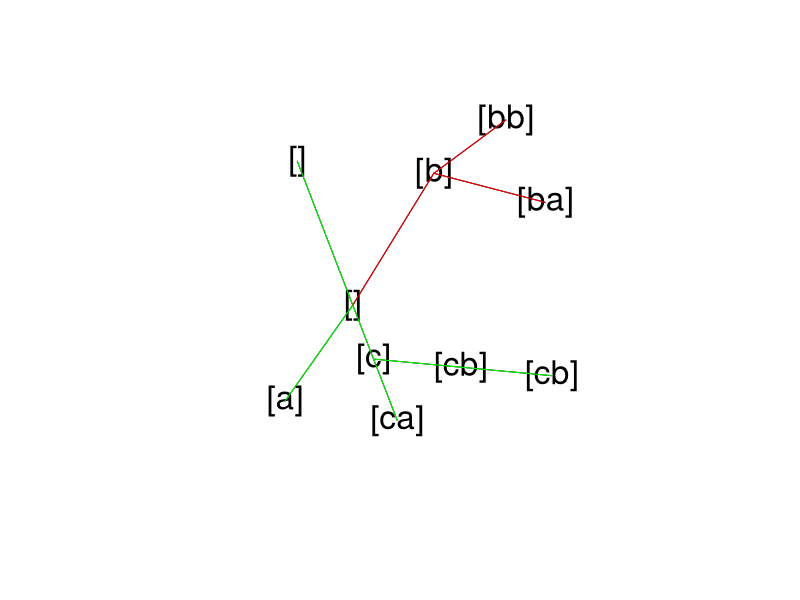

The R source for this figure:
library(spatstat)


### Name: deletebranch
### Title: Delete or Extract a Branch of a Tree
### Aliases: deletebranch deletebranch.linnet deletebranch.lpp
###   extractbranch extractbranch.linnet extractbranch.lpp
### Keywords: spatial manip

### ** Examples

  # make a simple tree
  m <- simplenet$m
  m[8,10] <- m[10,8] <- FALSE
  L <- linnet(vertices(simplenet), m)
  plot(L, main="")
  # compute branch labels 
  tb <- treebranchlabels(L, 1)
  tbc <- paste0("[", tb, "]")
  text(vertices(L), labels=tbc, cex=2)

  # delete branch B
  LminusB <- deletebranch(L, "b", tb)
  plot(LminusB, add=TRUE, col="green")

  # extract branch B
  LB <- extractbranch(L, "b", tb)
  plot(LB, add=TRUE, col="red")
